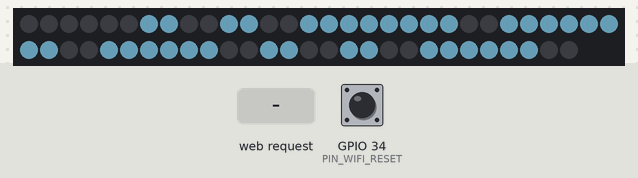
This program was run on a simulated ESP32. Parts: 58 RGB LEDs in strip order, left to right, continuing on the next row. The test bench sets the inputs (shaded band); at power-on: GPIO 34 (PIN_WIFI_RESET) LOW. Dim RGB values are drawn brighter than linear; WiFi joins after 1.5 s; servers stay silent unless stated; the local clock reads 2024-03-15 10:24:30 at power-on unless the program sets it; storage starts empty; what the program prints to the serial monitor is not drawn.

Above: at 2.7 s.
2.8 s: HTTP request GET /update received
At 3.5 s:
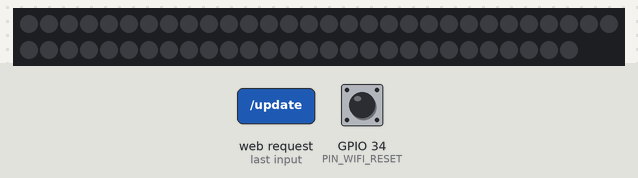
4.3 s: HTTP request GET /update?color=120&brightness=120 received
At 4.7 s:
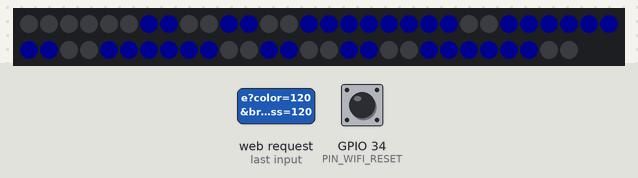
5.8 s: HTTP request GET /update?color=enable received
At 7.0 s:
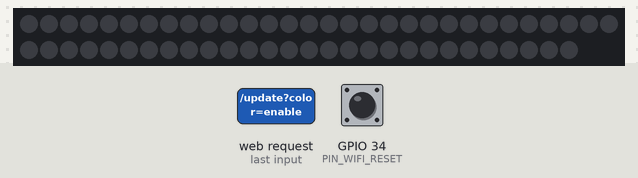
Timing chart, 0 to 8.8 s (numbered marks = the images above; inputs shaded):
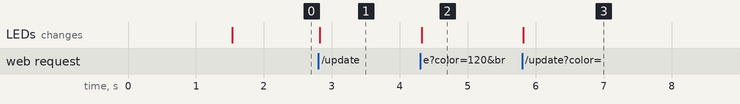

The program:

main.cpp
```cpp
#include <Arduino.h>
#include "SPIFFS.h"
#include <WiFi.h>
#include <ESPmDNS.h>
#include <time.h>

#include <FS.h>
#include <FastLED.h>
#include <Bounce2.h>
#include <WiFiManager.h>
#include <WebServer.h>
#include <ArduinoJson.h>

#include "numbers.h"

#define LED_COUNT 58
#define PIN_RGB_LEDS 17
#define PIN_WIFI_RESET 34
#define HOSTNAME "clocki-7seg"
#define uS_TO_S_FACTOR 1000000ULL

CRGB leds[LED_COUNT];
CRGB led_color = CRGB::Blue;
String html_color_code = "#0039e6";
bool update_leds = false;

WebServer server(80);
WiFiManager wm;
Bounce2::Button wifi_cfg_reset = Bounce2::Button();

const long gmt_offset_sec = -3600;
const int day_light_offset_sec = 3600;

uint8_t time_hour = 255;
uint8_t time_minute = 255;

struct Config{
  uint8_t led_brightness;
  char color[10];
  bool time_sleep_enable;
  uint8_t time_sleep_hour;
  uint8_t time_sleep_duration;
};
Config config;

void fill_color_from_config(Config &config) {
  String ctmp = String(config.color);
  ctmp.replace("#", "");
  long color_code = strtol(ctmp.c_str(), NULL, 16);
  led_color = CRGB(color_code);
}

void load_configuration(Config &config) {
  File file = SPIFFS.open("/esp32-config.txt");
  StaticJsonDocument<300> doc;
  DeserializationError error = deserializeJson(doc, file);
  if (error) {
    Serial.println(F("Failed to read file, using default configuration"));
  }
  config.led_brightness = doc["led_brightness"] | 70;
  strlcpy(config.color, doc["color"] | "#89CFF0", sizeof(config.color));
  config.time_sleep_enable = doc["time_sleep_enable"] | false;
  config.time_sleep_hour = doc["time_sleep_hour"] | 22;
  config.time_sleep_duration = doc["time_sleep_duration"] | 8;

  fill_color_from_config(config);

  if (serializeJson(doc, file) == 0) {
    Serial.println(F("Failed to write to file"));
  }
  file.close();
}

void save_configuration(Config &config) {
  SPIFFS.remove("/esp32-config.txt");
  File file = SPIFFS.open("/esp32-config.txt", FILE_WRITE);

  StaticJsonDocument<300> doc;
  doc["led_brightness"] = config.led_brightness;
  doc["color"] = config.color;

  doc["time_sleep_enable"] = config.time_sleep_enable;
  doc["time_sleep_hour"] = config.time_sleep_hour;
  doc["time_sleep_duration"] = config.time_sleep_duration;

  fill_color_from_config(config);

  if (serializeJson(doc, file) == 0) {
    Serial.println(F("Failed to write to file"));
  }
  file.close();
}

void write_number_to_leds(uint8_t offset, uint8_t number) {
  for (uint8_t i = 0; i < 14; i++) {
    if (numbers[number][i] == 1) {
      leds[offset + i] = led_color;
    }
  }
}

void clock_display_number(uint8_t offset, uint8_t number, boolean display_zero = false) {
  uint8_t t_first = ((number / 10 ) % 10);
  uint8_t t_second = (number % 10 );

  if (display_zero == true || t_first != 0 ) {
    write_number_to_leds(offset, t_first);
  }
  write_number_to_leds(offset + 14, t_second);
}


void webHandleRoot() {
  String content = "";
  File file = SPIFFS.open("/index.html");
  while(file.available()){
    content += char(file.read());
  }
  content.replace("LED_BRIGHTNESS_VALUE", String(config.led_brightness));
  content.replace("LED_SINGLE_COLOR_CODE", String(config.color));
  if (config.time_sleep_enable == true) {
    content.replace("TIME_SLEEP_ENABLE", String("enable"));
  }
  else {
    content.replace("TIME_SLEEP_ENABLE", String("disable"));
  }
  content.replace("TIME_SLEEP_HOUR", String(config.time_sleep_hour));
  content.replace("TIME_SLEEP_DURATION", String(config.time_sleep_duration));

  file.close();
  server.send(200, "text/html", content);
}

void webHandleUpdate() {
  String req_color_single = server.arg("color");
  req_color_single.toCharArray(config.color, 10);

  String req_brightness = server.arg("brightness");
  config.led_brightness = req_brightness.toInt();

  String req_time_sleep_enable = server.arg("time_sleep_enable");
  if (req_time_sleep_enable.equals("enable")) {
    config.time_sleep_enable = true;
  }
  else {
    config.time_sleep_enable = false;
  }

  String req_time_sleep_hour = server.arg("time_sleep_hour");
  config.time_sleep_hour =  req_time_sleep_hour.toInt();

  String req_time_sleep_duration = server.arg("time_sleep_duration");
  config.time_sleep_duration =  req_time_sleep_duration.toInt();

  FastLED.setBrightness(config.led_brightness);
  save_configuration(config);

  update_leds = true;
  webHandleRoot();
}


void wm_config_mode_callback(WiFiManager *myWiFiManager) {
  Serial.println("Entering WiFI Manager configuration....");

  fill_solid(leds, LED_COUNT, CRGB::DeepPink);
  FastLED.show();
}

void goto_sleep(unsigned int hours = 1) {
  Serial.println("Goto sleep...");
  FastLED.clear(true);
  esp_wifi_stop();
  delay(10);
  esp_sleep_enable_timer_wakeup((uint64_t)(hours * 60 * 60) * (uint64_t)uS_TO_S_FACTOR);
  esp_deep_sleep_start();
}

void setup() {
  btStop();
  WiFi.mode(WIFI_STA);
  WiFi.setHostname(HOSTNAME);
  Serial.begin(115200);

  FastLED.addLeds<NEOPIXEL, PIN_RGB_LEDS>(leds, LED_COUNT);

  if(!SPIFFS.begin(true)){
    Serial.println("error on SPIFFS...");
  }
  std::vector<const char *> wm_menu  = {"wifi", "exit"};
  wm.setConnectTimeout(30);
  wm.setAPCallback(wm_config_mode_callback);
  wm.setShowInfoUpdate(true);
  wm.setShowInfoErase(false);
  wm.setMenu(wm_menu);
  wm.autoConnect(HOSTNAME, "");

  load_configuration(config);

  FastLED.setBrightness(config.led_brightness);
  fill_solid(leds, LED_COUNT, CRGB::Black);
  FastLED.show();

  server.on("/", webHandleRoot);
  server.on("/update", webHandleUpdate);
  server.begin();

  MDNS.begin(HOSTNAME);
  MDNS.addService("http", "tcp", 80);
  configTime(gmt_offset_sec, day_light_offset_sec, "0.de.pool.ntp.org", "1.de.pool.ntp.org", "2.de.pool.ntp.org");
  setenv("TZ", "CET-1CEST,M3.5.0,M10.5.0/3", 1);
  tzset();

  wifi_cfg_reset.attach(PIN_WIFI_RESET, INPUT);
  wifi_cfg_reset.interval(25);
  wifi_cfg_reset.setPressedState(LOW);
}

void loop() {
  wifi_cfg_reset.update();
  server.handleClient();

  if (wifi_cfg_reset.pressed()) {
    // WiFi reset configuration button was pressed
    wm.resetSettings();
    Serial.println("WiFi reset configuration button was pressed......");
    Serial.flush();
    delay(500);
    ESP.restart();
  }

  if (WiFi.status() != WL_CONNECTED) {
    wm.autoConnect(HOSTNAME, "");
  }

  struct tm timedate;
  getLocalTime(&timedate);

  if (timedate.tm_min != time_minute || timedate.tm_hour != time_hour || update_leds == true) {
    update_leds = false;
    // time has changed, display it on the WS2812b LEDs
    time_minute = timedate.tm_min;
    time_hour = timedate.tm_hour;
    fill_solid(leds, LED_COUNT, CRGB::Black);

    if (time_hour == 0) {
      clock_display_number(0, time_hour, true);
    }
    else {
      clock_display_number(0, time_hour, false);
    }
    clock_display_number(30, time_minute, true);

    // dots
    leds[28] = led_color;
    leds[29] = led_color;

    FastLED.show();
  }
  if (config.time_sleep_enable == true && config.time_sleep_hour == timedate.tm_hour && timedate.tm_min == 0) {
    goto_sleep(config.time_sleep_duration);
  }
  delay(1);
}
```

numbers.h
```cpp
const static uint8_t numbers[10][14] = {
  // 0
  {1, 1, 1, 1, 1, 1, 1, 1, 0, 0, 1, 1, 1, 1},
  // 1
  {0, 0, 0, 0, 0, 0, 1, 1, 0, 0, 1, 1, 0, 0},
  // 2
  {1, 1, 0, 0, 1, 1, 1, 1, 1, 1, 0, 0, 1, 1},
  // 3
  {0, 0, 0, 0, 1, 1, 1, 1, 1, 1, 1, 1, 1, 1},
  // 4
  {0, 0, 1, 1, 0, 0, 1, 1, 1, 1, 1, 1, 0, 0},
  // 5
  {0, 0, 1, 1, 1, 1, 0, 0, 1, 1, 1, 1, 1, 1},
  // 6
  {1, 1, 1, 1, 1, 1, 0, 0, 1, 1, 1, 1, 1, 1},
  // 7
  {0 ,0, 0, 0, 1, 1, 1, 1, 1, 1, 1, 1, 0, 0},
  // 8
  {1, 1, 1, 1, 1, 1, 1, 1, 1, 1, 1, 1, 1, 1},
  // 9
  {0, 0, 1, 1, 1, 1, 1, 1, 1, 1, 1, 1, 1, 1},
};
```

Measured:
- after the input at 2.8 s, the LEDs: change at once (image 1)
- after the input at 4.3 s, the LEDs: change at once (image 2)
- after the input at 5.8 s, the LEDs: change at once (image 3)
